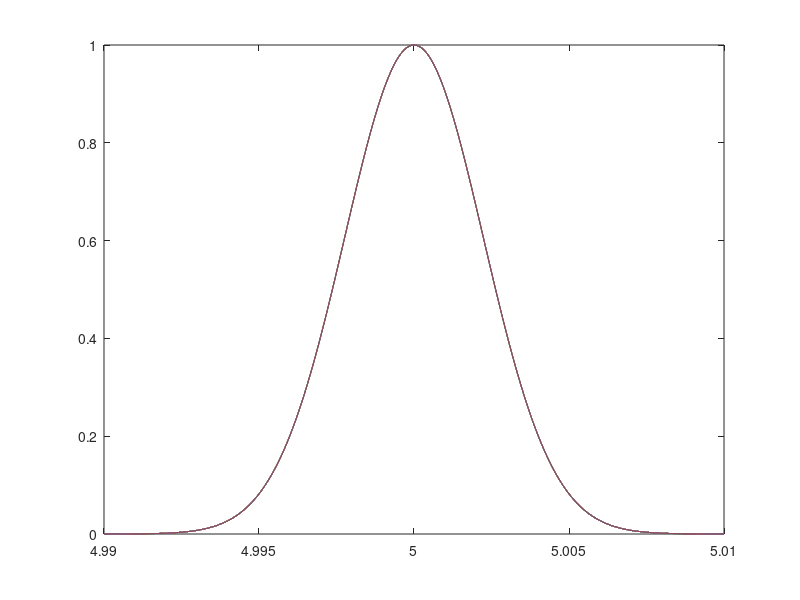

The MATLAB script that drew this image:
clear all
clc

%% lebal 1
centriod = 5;
width = 0.00001;
s = 1000* width;

x = -s+centriod : width* 10^-1 : s+centriod;
y = exp( - (x - centriod).^2 / width);

%% lebal 2
centriod = 5;
width = 0.00001;
s = 1000* width;

x2 = -s+centriod : width* 10^-1 : s+centriod;
y2 = exp( - (x2 - centriod).^2 / width);

%% lebal 3
centriod = 5;
width = 0.00001;
s = 1000* width;

x3 = -s+centriod : width* 10^-1 : s+centriod;
y3 = exp( - (x3 - centriod).^2 / width);

%% lebal 4
centriod = 5;
width = 0.00001;
s = 1000* width;

x4 = -s+centriod : width* 10^-1 : s+centriod;
y4 = exp( - (x4 - centriod).^2 / width);

%% lebal 5
centriod = 5;
width = 0.00001;
s = 1000* width;

x5 = -s+centriod : width* 10^-1 : s+centriod;
y5 = exp( - (x5 - centriod).^2 / width);

%% lebal 6
centriod = 5;
width = 0.00001;
s = 1000* width;

x6 = -s+centriod : width* 10^-1 : s+centriod;
y6 = exp( - (x6 - centriod).^2 / width);

%% lebal 7
centriod = 5;
width = 0.00001;
s = 1000* width;

x7 = -s+centriod : width* 10^-1 : s+centriod;
y7 = exp( - (x7 - centriod).^2 / width);



%%
plot(x,y,x2,y2, x3, y3, x4, y4, x5, y5, x6, y6, x7, y7)
